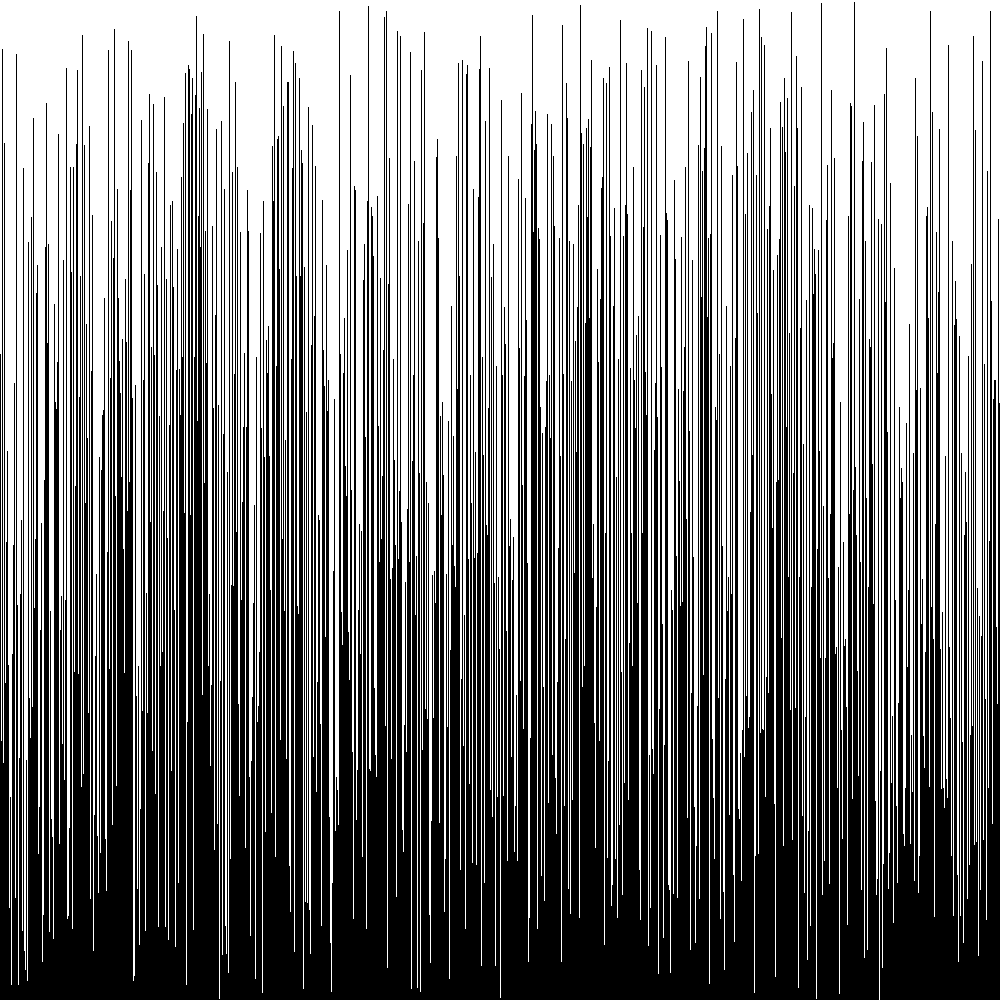
Frame 1 (no input)
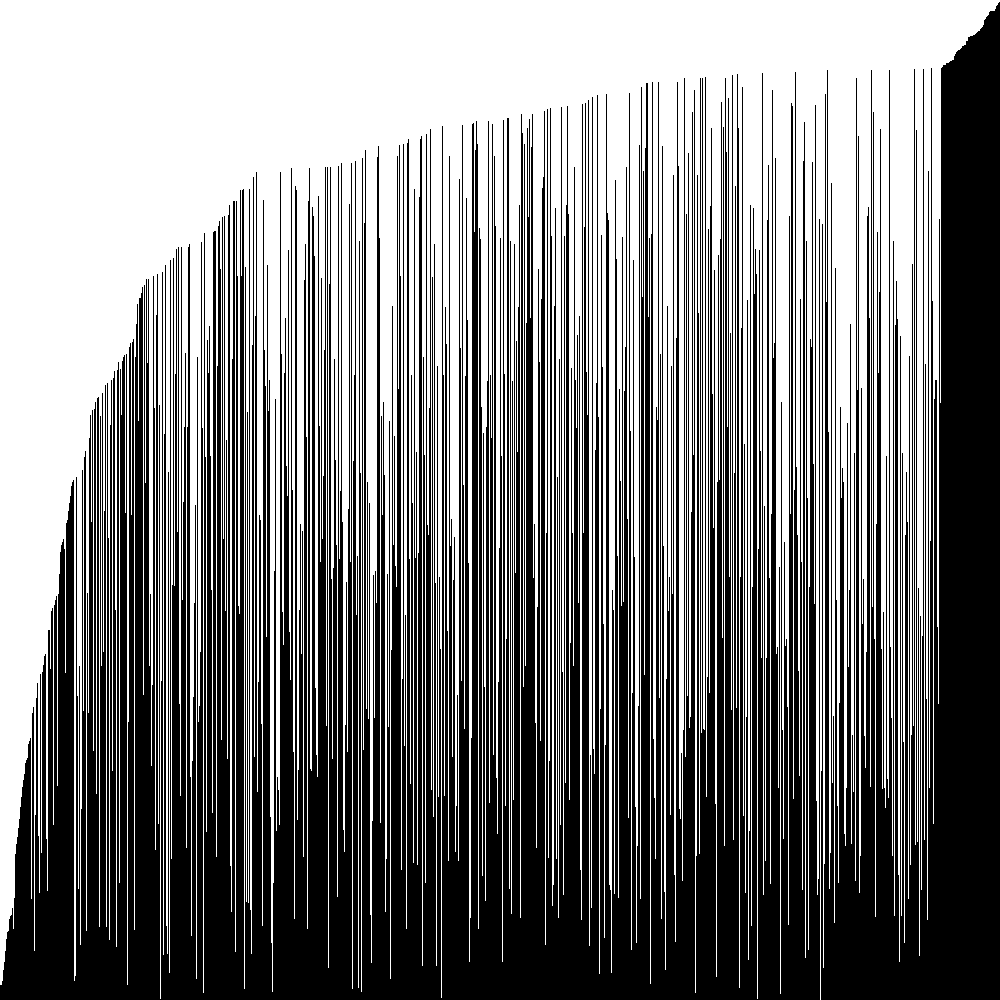
Frame 60 (the mouse pressed at the canvas centre just before this capture)
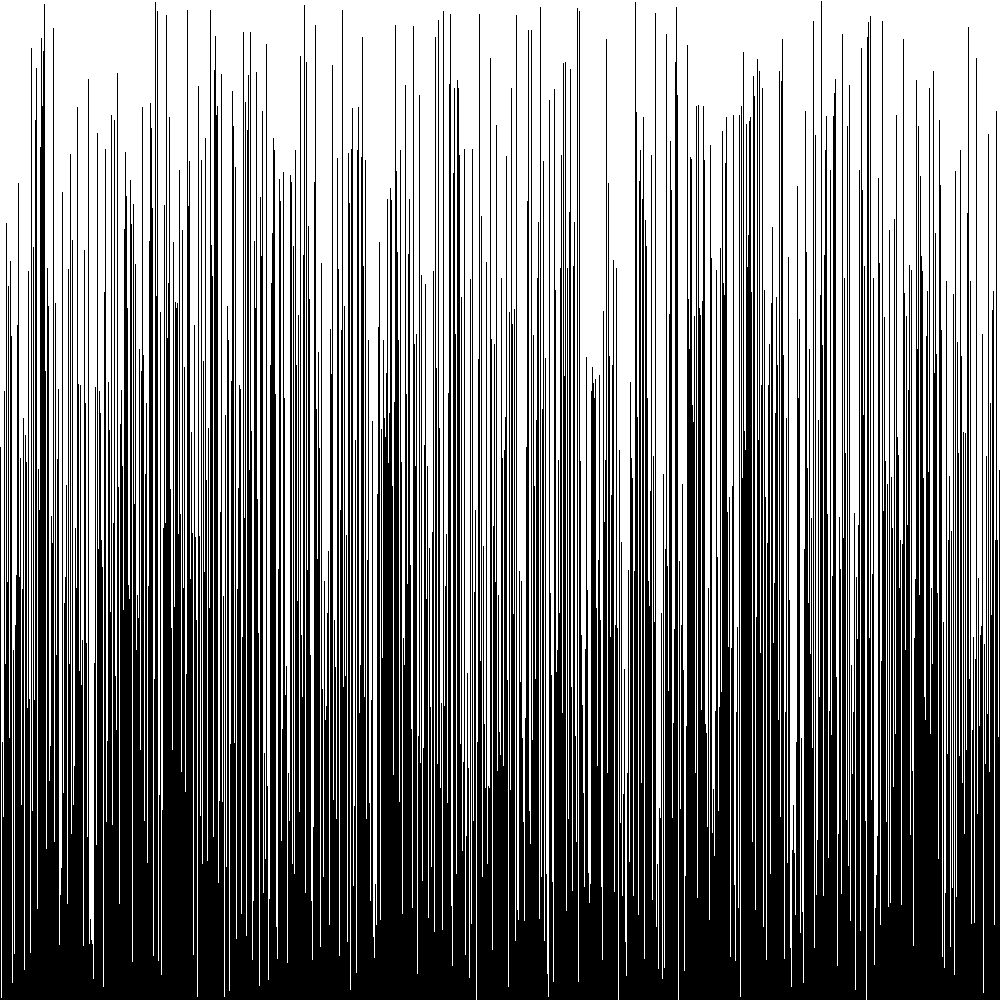
Frame 120 (the mouse held since frame 60 and released just before this capture)

The Processing sketch that drew these frames (run headless with seeded random() and noise(); from frame 60 on, the mouse is pressed at the canvas centre):

// Processing sketch: VisualArraySorter2
// ── VisualArraySorter2.pde
int[] numbers;

void setup() {
  //2. set the size of your window
  size(1000, 1000);

  //3. initialize your array with the built in width variable
  numbers = new int[width];
  
  //4. initialize the ints in the array with random numbers
  //   from 0 to the built-in height variable, (int)random(height)
  for(int i = 0;i<height;i++){
    numbers[i] = (int)random(height);
  }

  //5. call the noStroke() method
  noStroke();
}

void draw() {
  //6. set the background color with background(r, g, b);
  background(255, 255, 255);

  //7. set the color for your graph using the fill() method
  fill(0, 0, 0);

  //8. draw a rectangle for each int in your array.
  //   the x value will be the index of the int
  //   the y value will the height variable
  //   the width is 1
  //   the height is the negative array value at the array index, e.g. -intArray[ i ]
  for(int i = 0;i<numbers.length;i++){
    rect(i, height, 1, -1 * numbers[i]);
    
  }

  //9. call the stepSort method
  stepSort(numbers);

  //10. extract the code from step 4 that randomizes the array into a new method.
  if(mousePressed == true){
    for(int i = 0;i<height;i++){
      numbers[i] = (int)random(height);
    }
  }

  //11. call the method you made in step 10 when the mouse is pressed using the mousePressed variable
  
}

void stepSort(int[] arr) {
  for (int i = 1; i < arr.length; i++) {
    if (arr[i - 1] > arr[i]) {
      int t = arr[i];
      arr[i] = arr[i - 1];
      arr[i - 1] = t;
    }
  }
}
